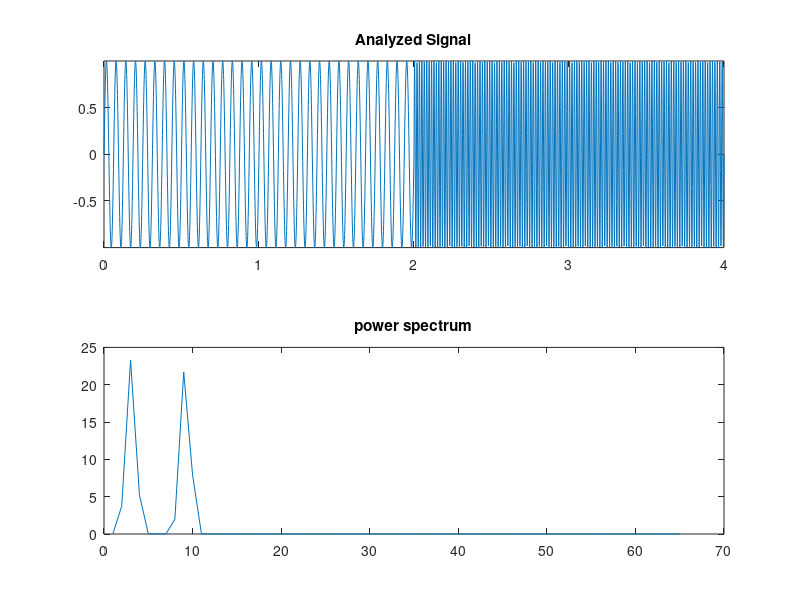

The MATLAB script that drew this image: (Note: this script raises an error after producing the figure.)
fs = 1000;
t = 0:1/fs:4;
y = sin(32*pi*t).*(t<2) + sin(128*pi*t).*(t>=2);
subplot(2,1,1)
plot(t,y); 
axis tight
title('Analyzed Signal');
x=pwelch(y);
subplot(2,1,2)
plot(x)
title('power spectrum');
level =5 ;
wpt = wpdec(y,level,'sym6');%wavelet decomposition
figure(2);
[S,T,F] = wpspectrum(wpt,fs,'plot'); 
windowsize=256;
window = rectwin(windowsize);
nfft = windowsize;
noverlap = windowsize-1;
[S,F,T] = spectrogram(y,window,noverlap,nfft,fs);
figure(3);
imagesc(T,F,log10(abs(S)))
set(gca,'YDir','Normal')
xlabel('Time (secs)')
ylabel('Freq (Hz)')
title('Short-time Fourier Transform spectrum')
